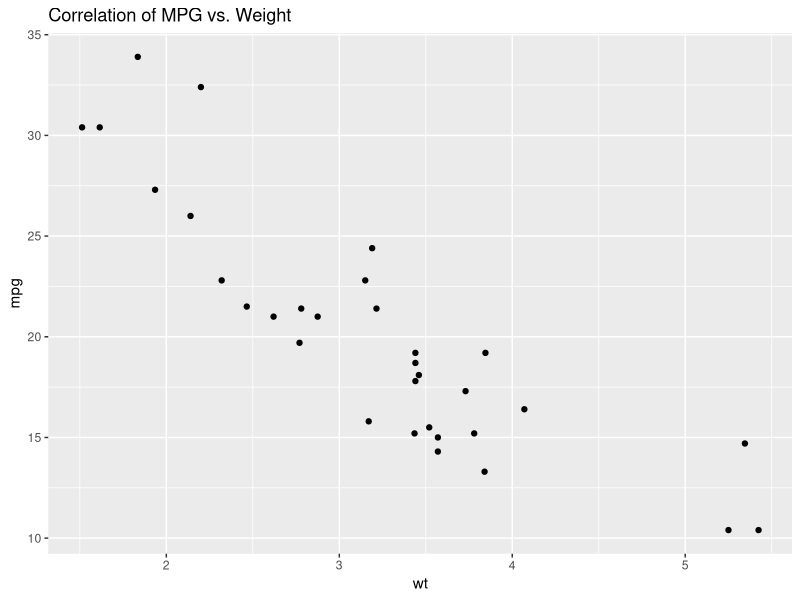

The R source for this figure:
## ---- chunk 1
library(ggplot2)
data("mtcars")

#Calculate correlation between mpg and wt
cor_mpg_wt <- cor(mtcars$mpg, mtcars$wt)

#Plot correlation onto scatter plot
ggplot(mtcars, aes(x = wt, y = mpg)) +
  geom_point() +
  labs(title = "Correlation of MPG vs. Weight")
